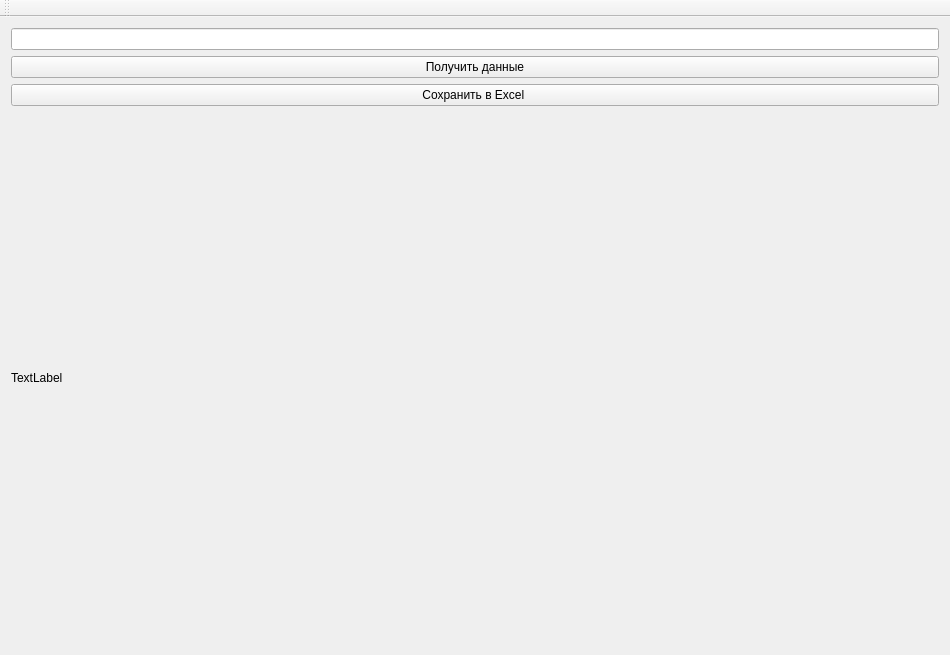
<?xml version="1.0" encoding="UTF-8"?>
<ui version="4.0">
 <class>MarketplaceUIClass</class>
 <widget class="QMainWindow" name="MarketplaceUIClass">
  <property name="geometry">
   <rect>
    <x>0</x>
    <y>0</y>
    <width>950</width>
    <height>655</height>
   </rect>
  </property>
  <property name="windowTitle">
   <string>MarketplaceUI</string>
  </property>
  <widget class="QWidget" name="chartWidget">
   <property name="sizePolicy">
    <sizepolicy hsizetype="Preferred" vsizetype="Expanding">
     <horstretch>1</horstretch>
     <verstretch>1</verstretch>
    </sizepolicy>
   </property>
   <layout class="QVBoxLayout" name="verticalLayout">
    <item>
     <widget class="QLineEdit" name="idInput"/>
    </item>
    <item>
     <widget class="QPushButton" name="parseButton">
      <property name="text">
       <string>Получить данные</string>
      </property>
     </widget>
    </item>
    <item>
     <widget class="QPushButton" name="exportButton">
      <property name="text">
       <string>Сохранить в Excel </string>
      </property>
     </widget>
    </item>
    <item>
     <widget class="QLabel" name="resultLabel">
      <property name="text">
       <string>TextLabel</string>
      </property>
     </widget>
    </item>
   </layout>
  </widget>
  <widget class="QMenuBar" name="menuBar">
   <property name="geometry">
    <rect>
     <x>0</x>
     <y>0</y>
     <width>950</width>
     <height>21</height>
    </rect>
   </property>
  </widget>
  <widget class="QToolBar" name="mainToolBar">
   <attribute name="toolBarArea">
    <enum>TopToolBarArea</enum>
   </attribute>
   <attribute name="toolBarBreak">
    <bool>false</bool>
   </attribute>
  </widget>
 </widget>
 <layoutdefault spacing="6" margin="11"/>
 <resources>
  <include location="MarketplaceUI.qrc"/>
 </resources>
 <connections/>
</ui>
